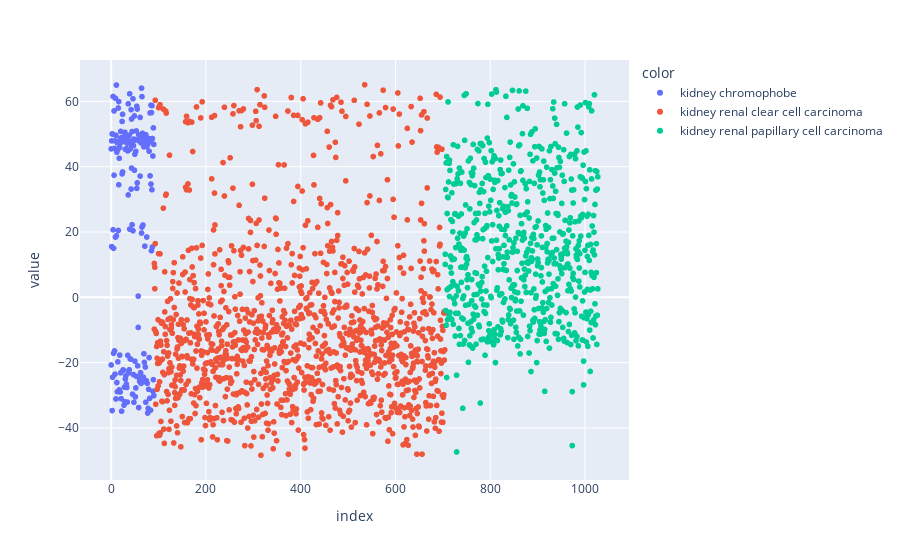

Here is the notebook cell this chart was saved with:
### Code cell
fig = px.scatter(tsne_results, color=df['cancer_type'])
fig.show()

### Figure 1 — Plotly figure (JSON) as saved in the notebook; plotly's stock layout.template omitted (floating-point values rounded to 4 significant figures; data arrays with more than 128 entries replaced by an {"elided": "..."} marker saying what was removed)
{"data": [{"hovertemplate": "color=kidney chromophobe<br>index=%{x}<br>value=%{y}<extra></extra>", "legendgroup": "kidney chromophobe", "marker": {"color": "#636efa", "symbol": "circle"}, "mode": "markers", "name": "kidney chromophobe", "showlegend": true, "type": "scattergl", "x": {"elided": "182 int values"}, "xaxis": "x", "y": {"elided": "182 float values"}, "yaxis": "y"}, {"hovertemplate": "color=kidney renal clear cell carcinoma<br>index=%{x}<br>value=%{y}<extra></extra>", "legendgroup": "kidney renal clear cell carcinoma", "marker": {"color": "#EF553B", "symbol": "circle"}, "mode": "markers", "name": "kidney renal clear cell carcinoma", "showlegend": true, "type": "scattergl", "x": {"elided": "1228 int values"}, "xaxis": "x", "y": {"elided": "1228 float values"}, "yaxis": "y"}, {"hovertemplate": "color=kidney renal papillary cell carcinoma<br>index=%{x}<br>value=%{y}<extra></extra>", "legendgroup": "kidney renal papillary cell carcinoma", "marker": {"color": "#00cc96", "symbol": "circle"}, "mode": "markers", "name": "kidney renal papillary cell carcinoma", "showlegend": true, "type": "scattergl", "x": {"elided": "646 int values"}, "xaxis": "x", "y": {"elided": "646 float values"}, "yaxis": "y"}], "layout": {"autosize": true, "legend": {"title": {"text": "color"}, "tracegroupgap": 0}, "margin": {"t": 60}, "xaxis": {"anchor": "y", "autorange": true, "domain": [0, 1], "range": [-75.37, 1102.0], "title": {"text": "index"}, "type": "linear"}, "yaxis": {"anchor": "x", "autorange": true, "domain": [0, 1], "range": [-57.14, 73.89], "title": {"text": "value"}, "type": "linear"}}}
